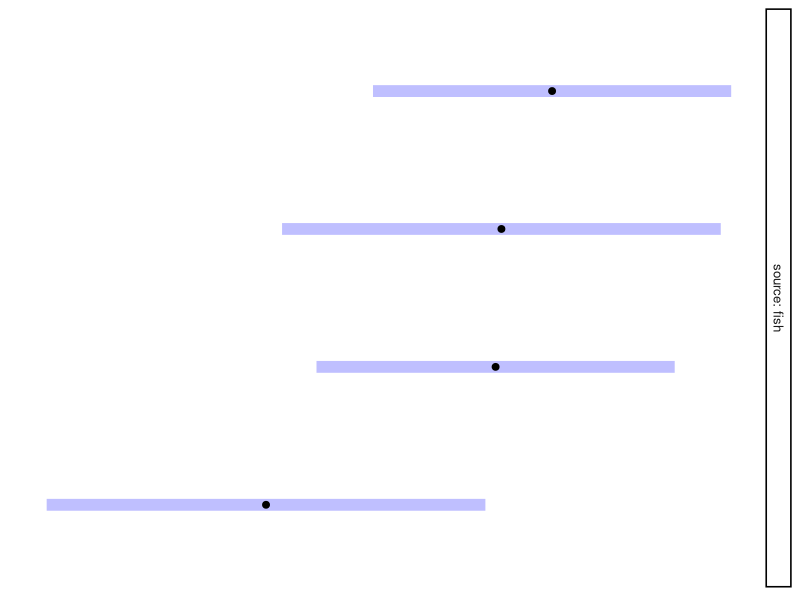
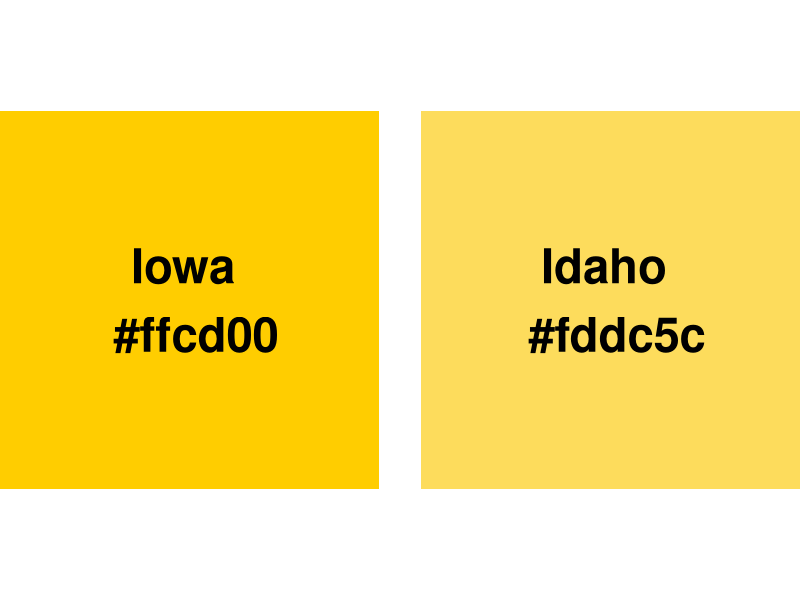
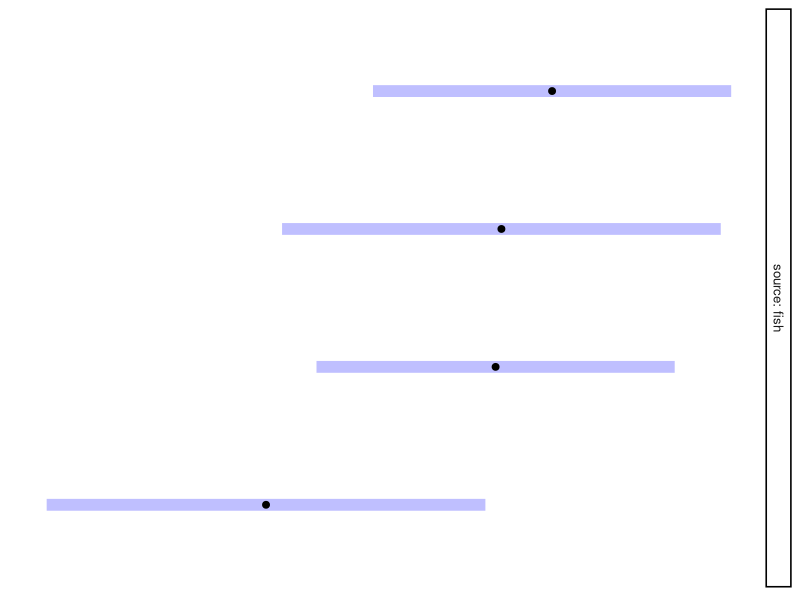
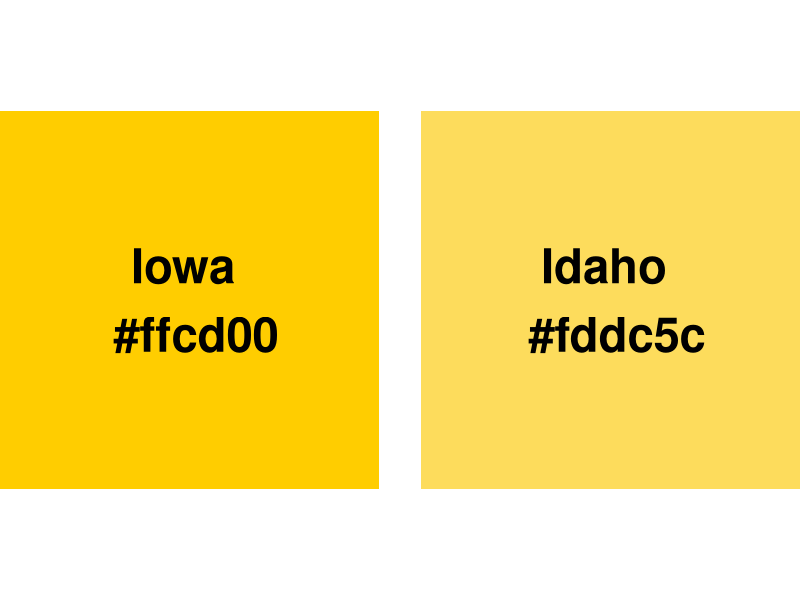

Recreate these plots in R, in order.

library(emmeans); library(ggplot2); library(ggpubr)

# warp.lm <- lm(breaks ~ wool * tension, data = warpbreaks)
# warp.emm <- emmeans(warp.lm, ~ tension | wool)
# plot(warp.emm, PIs = TRUE, comparisons = TRUE)


pigs.lm <- lm(log(conc + 2) ~ source * factor(percent), data = pigs)
pigs.emm <- emmeans(pigs.lm, ~ percent | source, at = list(source = "fish"))
plot(pigs.emm, type = "scale", breaks = seq(20, 100, by = 10),
     facetlab = "label_value") +
  theme_void() + 
  theme_transparent() +  
  theme(legend.position="none")

ggsave("images/logo_plot.png", width = 4.6, height = 4)




id = "#FDDC5C"
ia = "#ffcd00"

dat <- data.frame(x = c(1,2), y = c(1, 1), 
label = c("Iowa \n #ffcd00", "Idaho \n #fddc5c"))

# Plotting
ggplot(dat, aes(x = x, y = y, fill = label)) +
  geom_tile(width = 0.9, height = 0.9) +  
  scale_fill_manual(values = c(id, ia)) + 
  coord_fixed() + 
  guides(fill = "none") + 
  geom_text(aes(label = label), fontface = "bold", size = 12) + 
  scale_x_continuous(expand = c(0,0)) +
  scale_y_continuous(expand = c(0,0)) +
  theme_void() +
  theme(panel.background = element_rect(fill = "transparent", color = NA),
        plot.background = element_rect(fill = "transparent", colour = NA))

ggsave("images/colors.png", width = 7, height = 4.5, bg = "transparent")
